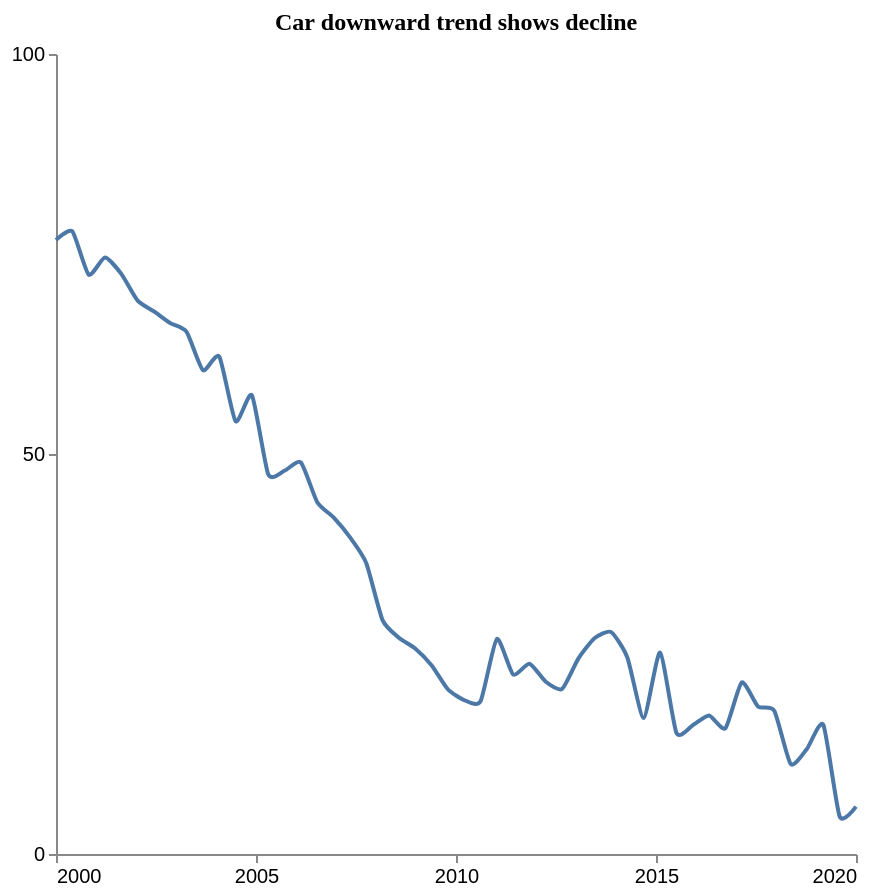

Write a Vega-Lite specification for this figure.
### Vega-Lite specification from a JSON file in a GitHub repository (floating-point values rounded to 4 significant figures)
{"$schema": "https://vega.github.io/schema/vega-lite/v5.json", "description": "Pattern: Downward", "data": {"values": [{"X": 2000.0, "Y": 76.75}, {"X": 2000.0, "Y": 77.82}, {"X": 2001.0, "Y": 72.42}, {"X": 2001.0, "Y": 74.56}, {"X": 2002.0, "Y": 72.52}, {"X": 2002.0, "Y": 69.17}, {"X": 2002.0, "Y": 67.82}, {"X": 2003.0, "Y": 66.36}, {"X": 2003.0, "Y": 65.26}, {"X": 2004.0, "Y": 60.47}, {"X": 2004.0, "Y": 62.18}, {"X": 2004.0, "Y": 54.09}, {"X": 2005.0, "Y": 57.33}, {"X": 2005.0, "Y": 47.46}, {"X": 2006.0, "Y": 47.91}, {"X": 2006.0, "Y": 48.93}, {"X": 2007.0, "Y": 43.98}, {"X": 2007.0, "Y": 42.08}, {"X": 2007.0, "Y": 39.61}, {"X": 2008.0, "Y": 36.38}, {"X": 2008.0, "Y": 29.24}, {"X": 2009.0, "Y": 27.04}, {"X": 2009.0, "Y": 25.7}, {"X": 2009.0, "Y": 23.6}, {"X": 2010.0, "Y": 20.59}, {"X": 2010.0, "Y": 19.25}, {"X": 2011.0, "Y": 19.07}, {"X": 2011.0, "Y": 26.87}, {"X": 2011.0, "Y": 22.44}, {"X": 2012.0, "Y": 23.78}, {"X": 2012.0, "Y": 21.53}, {"X": 2013.0, "Y": 20.63}, {"X": 2013.0, "Y": 24.45}, {"X": 2013.0, "Y": 27.0}, {"X": 2014.0, "Y": 27.73}, {"X": 2014.0, "Y": 24.54}, {"X": 2015.0, "Y": 17.01}, {"X": 2015.0, "Y": 25.18}, {"X": 2016.0, "Y": 15.15}, {"X": 2016.0, "Y": 16.09}, {"X": 2016.0, "Y": 17.32}, {"X": 2017.0, "Y": 15.72}, {"X": 2017.0, "Y": 21.44}, {"X": 2018.0, "Y": 18.44}, {"X": 2018.0, "Y": 17.88}, {"X": 2018.0, "Y": 11.24}, {"X": 2019.0, "Y": 13.16}, {"X": 2019.0, "Y": 16.13}, {"X": 2020.0, "Y": 4.687}, {"X": 2020.0, "Y": 5.913}]}, "mark": {"type": "line", "interpolate": "cardinal", "tension": 0.4}, "encoding": {"x": {"field": "X", "type": "quantitative", "title": "", "axis": {"grid": false, "format": "d", "values": [2000, 2005, 2010, 2015, 2020], "tickSize": 4}, "scale": {"domain": [2000, 2020]}}, "y": {"field": "Y", "type": "quantitative", "title": "", "axis": {"grid": false, "format": "d", "values": [0, 50, 100], "tickSize": 4, "tickOpacity": 1}, "scale": {"domain": [0, 100]}}}, "title": {"text": "Car downward trend shows decline", "anchor": "middle", "font": "Tahoma", "fontSize": 12}, "config": {"lineBreak": "^", "view": {"stroke": null}}, "height": 400, "width": 400, "autosize": "pad"}
